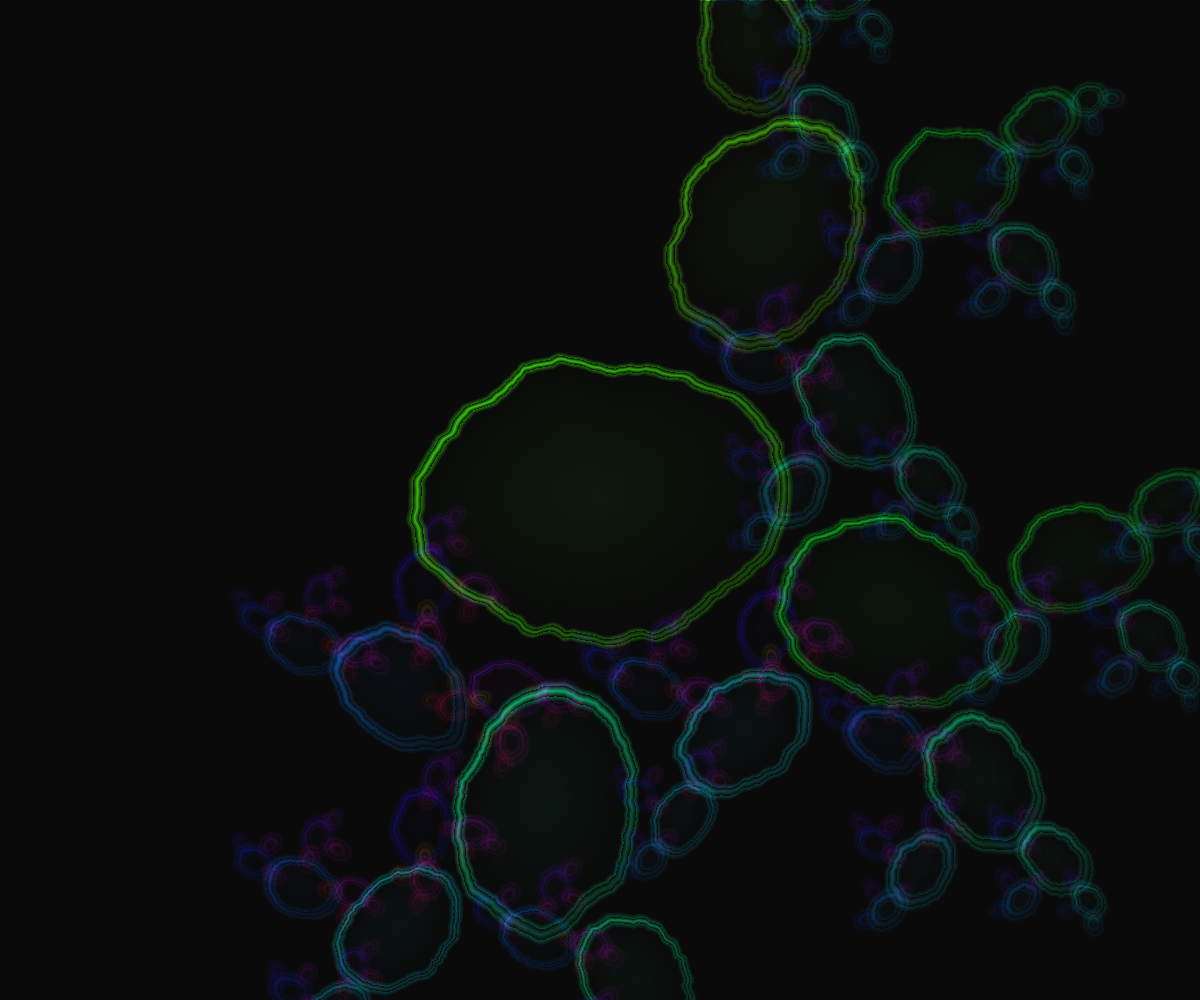
Frame 1 (no input)
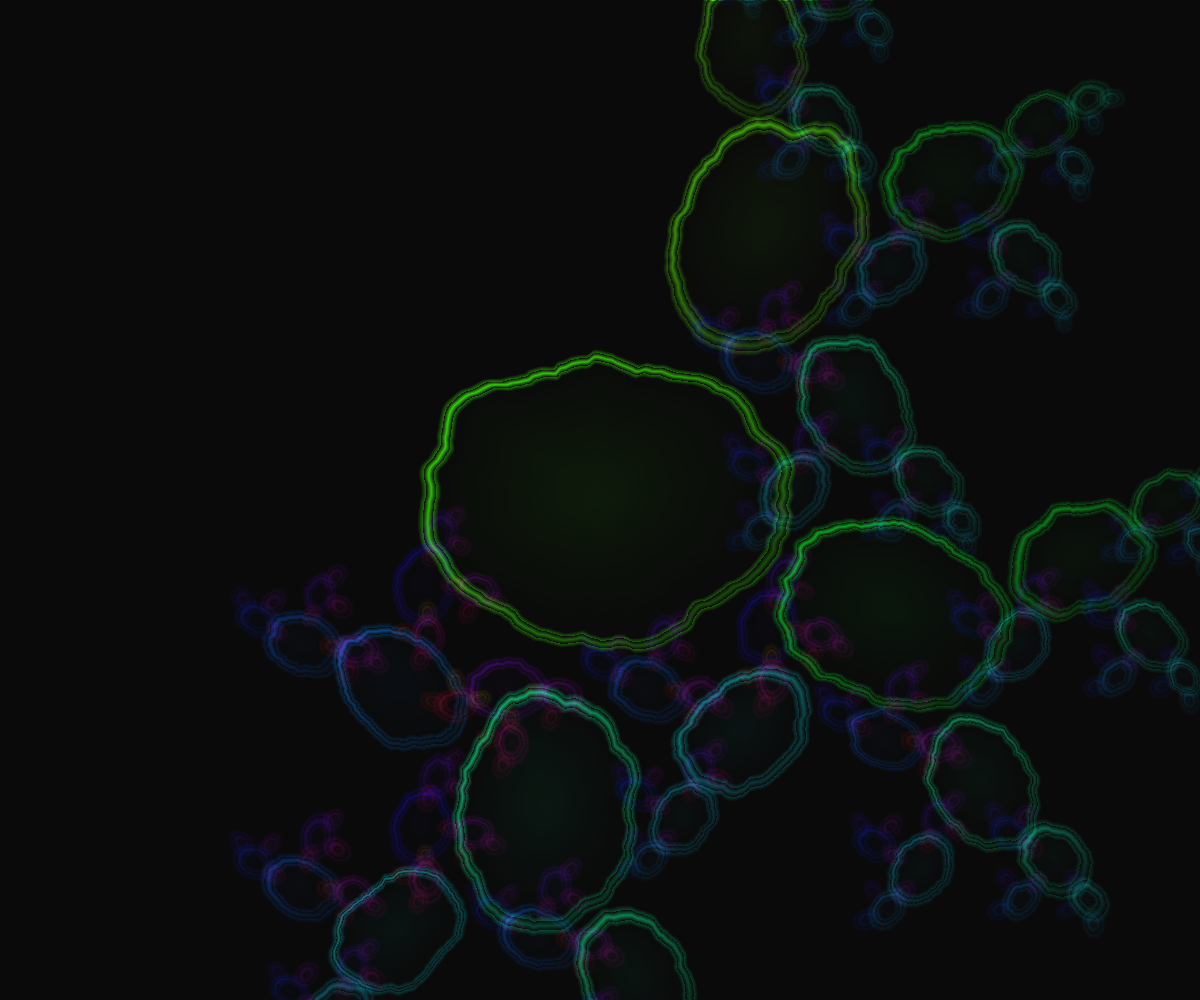
Frame 2 (the mouse pressed at the canvas centre, redrawn once)

The p5.js sketch that drew these frames (run headless with seeded random() and noise() and a simulated clock; the mouse was pressed at the canvas centre and the sketch redrawn once):

// p5.js sketch
// ── sketch.js
// PARAMETRI GLOBALI
let livelloMax, numRami, fattoreScala;
let ampiezzaRotazione, torsione;
let hueBase, hueGamma, satBase, briBase;
let ampiezzaForma, frequenzaForma;
let spessoreMin, spessoreMax, alone;
let cR, cG, cB;

function disegnaElemento(x, y, s, angolo, livello) {
  const h = (((hueBase + (livello * hueGamma) / livelloMax + angolo * 20) % 360) + 360) % 360;
  // Profondità: i livelli più vicini sono più luminosi, quelli lontani più scuri
  const profondita = map(livello, 0, max(1, livelloMax - 1), 1, 0.45);
  const bri = constrain(briBase * profondita, 15, 100);
  const col = color(h, satBase, bri);
  cR = red(col);
  cG = green(col);
  cB = blue(col);

  const forza = map(livello, 0, livelloMax, 1, 0.55) * (0.65 + 0.35 * profondita);
  const Rcorrente = s * 0.42;
  disegnaAmpolla(x, y, s, angolo, forza, profondita);

  if (livello + 1 < livelloMax) {
    for (let i = 0; i < numRami; i++) {
      const offsetRamo = (i + 0.5) / numRami - 0.5;
      const angRamo = angolo + ampiezzaRotazione * offsetRamo + torsione * (livello + 1);
      const sRamo = max(6, s * fattoreScala * (0.9 - livello * 0.08));
      const Rfiglio = sRamo * 0.42;

      // Contatto continuo: la distanza segue la somma dei raggi con leggera sovrapposizione
      const dist = (Rcorrente + Rfiglio) * 0.92;

      disegnaElemento(
        x + cos(angRamo) * dist,
        y + sin(angRamo) * dist,
        sRamo,
        angRamo,
        livello + 1
      );
    }
  }
}

function disegnaAmpolla(cx, cy, s, angolo, forza, profondita) {
  const R = s * 0.42;
  const Rmax = ceil(R * (1 + 0.5 * ampiezzaForma) + alone);
  const spessore = random(spessoreMin, spessoreMax) * (0.75 + 0.4 * profondita);
  const offX = random(1000);
  const offY = random(1000);
  const cosA = cos(angolo);
  const sinA = sin(angolo);

  // Direzione luce fissa (dall'alto a sinistra) per dare volume 3D
  const lxLight = -0.6;
  const lyLight = -0.8;

  for (let dy = -Rmax; dy <= Rmax; dy++) {
    for (let dx = -Rmax; dx <= Rmax; dx++) {
      const lx = dx * cosA + dy * sinA;
      const ly = -dx * sinA + dy * cosA;
      const dn = sqrt((lx * lx) / (R * R) + (ly * ly) / (R * R * 0.55));
      const theta = atan2(ly, lx);

      const rumore = constrain(
        noise(cos(theta) * frequenzaForma + offX, sin(theta) * frequenzaForma + offY),
        0,
        1
      );
      const bordo = 1 + ampiezzaForma * (rumore - 0.9);
      const distBordo = abs(dn - bordo) * R;

      // Shading 3D: bombatura interna + luce direzionale sul contorno
      const bombatura = constrain(1 - dn / max(0.001, bordo), 0, 1);
      const luce = constrain(
        0.55 + 0.45 * ((dx / max(1, Rmax)) * lxLight + (dy / max(1, Rmax)) * lyLight),
        0.2,
        1.35
      );

      if (distBordo < spessore) {
        const profilo = 1 - distBordo / spessore;
        plotta(cx + dx, cy + dy, forza * profilo * luce);
      } else if (distBordo < spessore + alone) {
        const sfumatura = 1 - (distBordo - spessore) / alone;
        plotta(cx + dx, cy + dy, forza * 0.45 * sfumatura * (0.6 + 0.4 * luce));
      } else if (dn < bordo) {
        // Leggero riempimento interno sfumato per far percepire il volume dell'ampolla
        plotta(cx + dx, cy + dy, forza * 0.12 * bombatura * luce);
      }
    }
  }
}

function plotta(px, py, inten) {
  px |= 0;
  py |= 0;
  if (px < 0 || py < 0 || px >= width || py >= height) return;

  const i = 4 * (py * width + px);
  pixels[i] = min(255, pixels[i] + cR * inten);
  pixels[i + 1] = min(255, pixels[i + 1] + cG * inten);
  pixels[i + 2] = min(255, pixels[i + 2] + cB * inten);
  pixels[i + 3] = 255;
}

function setupParametri() {
  livelloMax = int(random(4, 7));
  numRami = int(random(3, 5));
  fattoreScala = random(0.55, 0.75);
  ampiezzaRotazione = random(TWO_PI * 0.5, TWO_PI * 0.95);
  torsione = random(-0.6, 0.6);
  hueBase = random(360);
  hueGamma = random(60, 140);
  satBase = 100;
  briBase = random(90, 100);
  ampiezzaForma = random(0.2, 0.45);
  frequenzaForma = random(1.5, 3.5);
  spessoreMin = random(1.5, 2.5);
  spessoreMax = random(4, 6);
  alone = random(5, 9);
  redraw();
}

function setup() {
  createCanvas(windowWidth, windowHeight);
  pixelDensity(1);
  noLoop();
  cursor(HAND);
  colorMode(HSB, 360, 100, 100, 1);
  setupParametri();
}

function draw() {
  background(0, 0, 4);
  loadPixels();
  disegnaElemento(width / 2, height / 2, min(width, height) * 0.5, 0, 0);
  updatePixels();
}

function mouseClicked() {
  setupParametri();
}

function windowResized() {
  resizeCanvas(windowWidth, windowHeight);
  redraw();
}
// ── style.css
html,
body {
  margin: 0;
  padding: 0;
}

/* la tela al centro della finestra; se è più grande, parte dall'angolo
   in alto a sinistra e la pagina scorre, invece di tagliarne i bordi */
body {
  background-color: #000;
  min-height: 100vh;
  display: flex;
  flex-direction: column;
  justify-content: safe center;
  align-items: safe center;
}

canvas {
  display: block;
}
